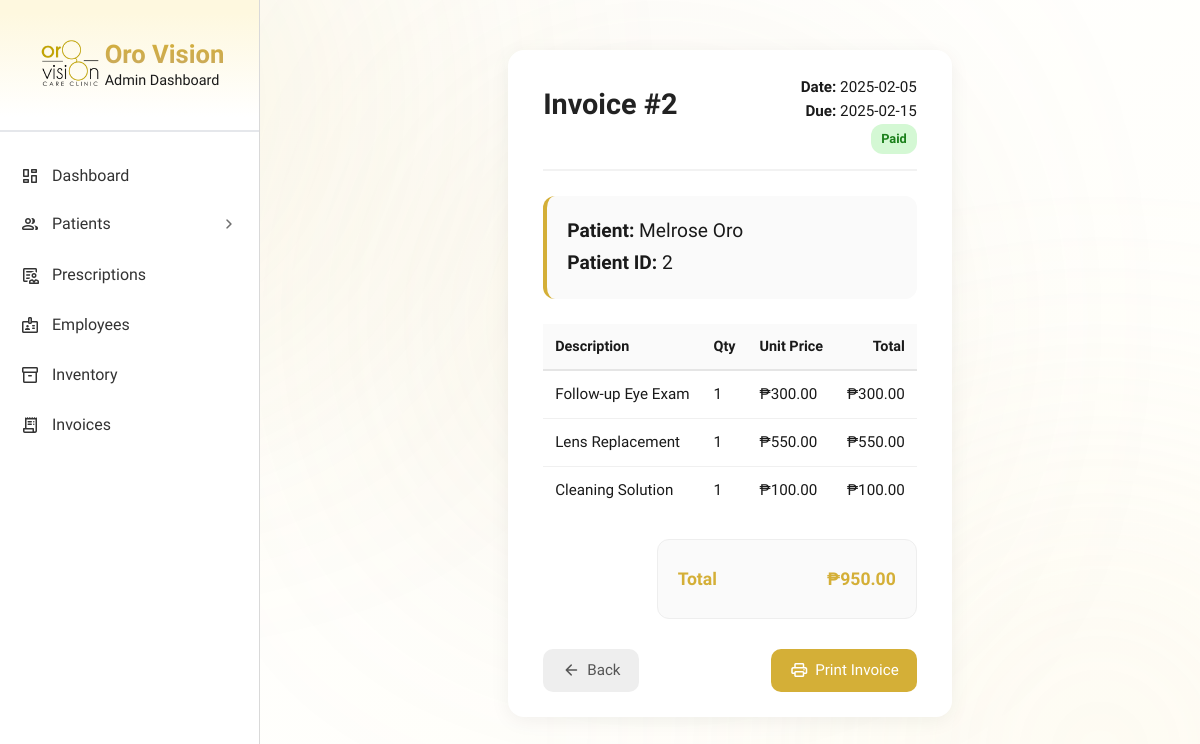
/admin/index.php?page=view_invoice&id=2 (signed in), run on the app's committed database.
### tables this page shows
CREATE TABLE `invoice` (
  `InvoiceID` int(11) NOT NULL,
  `PatientID` int(11) NOT NULL,
  `InvoiceDate` date NOT NULL,
  `DueDate` date DEFAULT NULL,
  `Status` enum('Paid','Unpaid') NOT NULL DEFAULT 'Unpaid'
);

CREATE TABLE `patient` (
  `PatientID` int(11) NOT NULL,
  `FirstName` varchar(50) NOT NULL,
  `LastName` varchar(50) NOT NULL,
  `Birthday` date NOT NULL,
  `Sex` enum('Male','Female') NOT NULL,
  `CivilStatus` enum('Single','Married','Widowed','Separated') NOT NULL,
  `Email` varchar(50) DEFAULT NULL,
  `Contact` varchar(15) DEFAULT NULL,
  `Occupation` varchar(50) DEFAULT NULL,
  `Allergies` text DEFAULT NULL,
  `Surgery` text DEFAULT NULL,
  `Injury` text DEFAULT NULL,
  `ChronicIllness` text DEFAULT NULL,
  `Medications` text DEFAULT NULL,
  `Eyedrops` text DEFAULT NULL,
  `Province` varchar(100) DEFAULT NULL,
  `City` varchar(100) DEFAULT NULL,
  `Barangay` varchar(150) DEFAULT NULL
);

CREATE TABLE `invoice_items` (
  `ItemID` int(11) NOT NULL,
  `InvoiceID` int(11) NOT NULL,
  `Description` text NOT NULL,
  `Quantity` int(11) NOT NULL,
  `UnitPrice` decimal(10,2) NOT NULL DEFAULT 0.00
);

### admin/pages/view_invoice.php (the view, shortened to what this page needs)
<?php
require_once $_SERVER['DOCUMENT_ROOT'] . "/Oro_Vision/config.php";
$invoiceID = $_GET['id'];
$stmt = $conn->prepare("
    SELECT i.InvoiceID, i.InvoiceDate, i.DueDate, i.Status,
           p.PatientID, p.FirstName, p.LastName
    FROM invoice i
    INNER JOIN patient p ON i.PatientID = p.PatientID
    WHERE i.InvoiceID = ?
");
$stmt->bind_param("i", $invoiceID);
$stmt->execute();
$invoice = $stmt->get_result()->fetch_assoc();
$itemStmt = $conn->prepare("
    SELECT Description, Quantity, UnitPrice
    FROM invoice_items
    WHERE InvoiceID = ?
");
$itemStmt->bind_param("i", $invoiceID);
$itemStmt->execute();
$items = $itemStmt->get_result();
$grandTotal = 0;
?>
<main class="main-content-wrapper">
    <div class="invoice-wrapper">
        <div class="invoice-header">
            <h2>Invoice #<?= $invoice['InvoiceID'] ?></h2>
            <div class="invoice-meta">
                <span><strong>Date:</strong> <?= $invoice['InvoiceDate'] ?></span>
                <span><strong>Due:</strong> <?= $invoice['DueDate'] ?></span>
                <span class="status-badge <?= strtolower($invoice['Status']) ?>">
                    <?= $invoice['Status'] ?>
                </span>
            </div>
        </div>
        <div class="patient-info">
            <p><strong>Patient:</strong> <?= $invoice['FirstName'] . " " . $invoice['LastName'] ?></p>
            <p><strong>Patient ID:</strong> <?= $invoice['PatientID'] ?></p>
        </div>
        <table class="invoice-table">
            <thead>
                <tr>
                    <th>Description</th>
                    <th>Qty</th>
                    <th>Unit Price</th>
                    <th style="text-align:right;">Total</th>
                </tr>
            </thead>
            <tbody>
                <?php foreach ($items as $item): ?>
                    <?php
                        $lineTotal = $item['Quantity'] * $item['UnitPrice'];
                        $grandTotal += $lineTotal;
                    ?>
                    <tr>
                        <td><?= $item['Description'] ?></td>
                        <td><?= $item['Quantity'] ?></td>
                        <td>₱<?= number_format($item['UnitPrice'], 2) ?></td>
                        <td>₱<?= number_format($lineTotal, 2) ?></td>
                    </tr>
                <?php endforeach; ?>
            </tbody>
        </table>
        <div class="total-wrapper">
            <div class="total-box">
                <p class="total">
                    <span>Total</span>
                    <span>₱<?= number_format($grandTotal, 2) ?></span>
                </p>
            </div>
        </div>
        <div class="action-buttons">
            <a href="index.php?page=invoices" class="btn-back">
                <span class="material-symbols-rounded">arrow_back</span>
                Back
            </a>
            <button onclick="window.print()" class="btn-print">
                <span class="material-symbols-rounded">print</span>
                Print Invoice
            </button>
        </div>
    </div>
</main>

### css/global.css (style rules this page uses)
:root { --max-width: 1200px; --gold-main: #D4AF37; --gold-light: #C9A961; --gold-main-lighter: #F1C73F; --gold-light-lighter: #E3C06E; --almost-white-gold: #F4E5C2; --glowing-gold: #fbe59d; --off-white: #fef8df; --proper-cream:#fffdf1; --text-main: #1a1a1a; --text-link: #4A5565; --background-main: #FFFEF9; --background-white: #FFF; --border-main: #E5E7EB; --muted: #6b7280; --gold-gradient: linear-gradient(180deg, var(--gold-main) 0%, var(--gold-light) 100%); --gold-gradient-hover: linear-gradient(180deg, var(--gold-main-lighter) 0%, var(--gold-light-lighter) 100%); --gold-gradient-horizontal: linear-gradient(90deg, var(--gold-main) 0%, var(--almost-white-gold) 100%); --accent-line-gradient: linear-gradient(to right, var(--gold-main), rgba(0, 0, 0, 0)); --page-gradient: linear-gradient(to bottom right, var(--background-white), var(--background-main)); --shadow-main: rgba(0, 0, 0, 0.10); --shadow-strong: rgba(0, 0, 0, 0.25); --shadow-card: 0 25px 50px -12px rgba(0,0,0,0.25); --shadow-soft: 0px 4px 15px rgba(0,0,0,0.08); --transition: all 0.3s ease; --transition-slow: all 0.5s ease; --card-corner: 32px; --card-radius: 24px; --pill-radius: 9999px; }
*, *::before, *::after { margin: 0; padding: 0; box-sizing: border-box; }
html { scroll-behavior: smooth; }
body { font-family: 'Open Sans', sans-serif; line-height: 1.5; background: var(--page-gradient); color: var(--text-main); width: 100%; }
a { text-decoration: none; }
h1, h2, h3, h4, h5, h6 { font-family: 'Lexend', sans-serif; font-weight: 600; }
.main-content-wrapper { display: flex; flex-direction: column; align-items: center; padding: 30px; width: 100%; }
h2 { margin-bottom: 20px; }
button, .btn { display: flex; cursor: pointer; align-items: center; justify-content: center; gap: 4px; border: none; font-family: 'Lexend', sans-serif; font-size: 1rem; font-weight: 400; line-height: 1; position: relative; overflow: hidden; transition: var(--transition); text-decoration: none; }
button { padding: 12px 32px; }

### admin/pages/view_invoice.css (style rules this page uses)
.invoice-wrapper { background: #ffffff; padding: 25px 35px; border-radius: 16px; box-shadow: 0 4px 20px rgba(0,0,0,0.06); max-width: 900px; margin: 20px auto; font-family: 'Lexend', sans-serif; }
.invoice-header { display: flex; justify-content: space-between; align-items: center; border-bottom: 2px solid #f2f2f2; padding-bottom: 15px; margin-bottom: 25px; }
.invoice-header h2 { font-size: 1.8rem; font-weight: 700; color: #222; }
.invoice-meta { text-align: right; font-size: 0.95rem; line-height: 1.6; }
.invoice-meta span { display: block; }
.patient-info { background: #fafafa; padding: 18px 20px; border-radius: 12px; border-left: 4px solid var(--gold-main); margin-bottom: 25px; }
.patient-info p { margin: 3px 0; font-size: 1.2rem; }
.invoice-table { width: 100%; border-collapse: collapse; margin-top: 15px; }
.invoice-table th { background: #fafafa; padding: 12px; text-align: left; font-size: 0.9rem; font-weight: 700; border-bottom: 2px solid #e5e5e5; }
.invoice-table td { padding: 12px; font-size: 0.95rem; border-bottom: 1px solid #f0f0f0; }
.invoice-table tr:last-child td { border-bottom: none; }
.invoice-table td:last-child, .invoice-table th:last-child { text-align: right; }
.total-wrapper { margin-top: 25px; display: flex; justify-content: flex-end; }
.total-box { width: 260px; background: #fafafa; padding: 18px 20px; border-radius: 12px; border: 1px solid #eee; }
.total-box p { display: flex; justify-content: space-between; margin: 8px 0; font-size: 1rem; }
.total-box p.total { font-size: 1.1rem; font-weight: 700; color: var(--gold-main); }
.action-buttons { margin-top: 30px; display: flex; gap: 12px; }
.btn-back { background: #eee; color: #555; padding: 10px 18px; border-radius: 10px; text-decoration: none; font-size: 0.95rem; transition: 0.25s; }
.btn-print { background: var(--gold-main); color: white; padding: 10px 18px; border-radius: 10px; text-decoration: none; font-size: 0.95rem; transition: 0.25s; border: none; cursor: pointer; margin-left: auto; }
.status-badge { padding: 5px 10px; border-radius: 12px; font-size: 0.8rem; font-weight: 600; width: fit-content; margin-left: auto; }
.status-badge.paid { background:#d4f8d4; color:#1a7f1a; }
.action-buttons a, .action-buttons button { display: flex; align-items: center; gap: 6px; }
.material-symbols-rounded { font-size: 20px; font-weight: 400; }

### data on the page
invoice: InvoiceID "2", InvoiceDate "2025-02-05", DueDate "2025-02-15", Status "Paid", PatientID.FirstName "Melrose", PatientID.LastName "Oro", PatientID.PatientID "2"
invoice_items: Description "Follow-up Eye Exam", Quantity "1", UnitPrice "300.00"
invoice_items: Description "Lens Replacement", Quantity "1", UnitPrice "550.00"
invoice_items: Description "Cleaning Solution", Quantity "1", UnitPrice "100.00"

### other printed values
$grandTotal "950.00"
